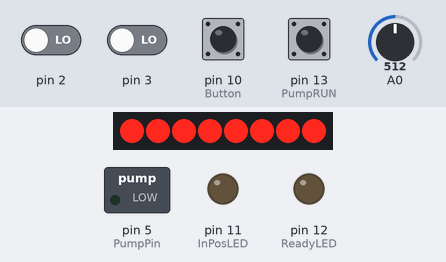
Simulated run of this sketch. Board: Arduino Uno, built with avr-gcc and run on an emulated ATmega328P. Shown: 8 shift-register outputs drawn as a row of LEDs (first output left, lit = HIGH), switched loads named in the sketch (green lamp = pin HIGH), output pins drawn as LEDs (lit = HIGH). Wiring (inferred from the names in the program): shift register (74HC595): data pin 4; shift clock pin 9; latch pin 7. Wiring (inferred from the signals the program sends): row of LEDs: on Q0, Q1, Q2, Q3, Q4, Q5, Q6, Q7. Dashed ring = blinking. The inputs (shaded band) are chosen by the test bench; at power-on: pin 10 (Button), pin 13 (PumpRUN) HIGH, pin 2, pin 3 LOW, A0 = 512. Pins used as bus, display or sensor lines are not drawn.

Above: at 18.0 s.
18.1 s: pin 2 driven HIGH
At 18.8 s:
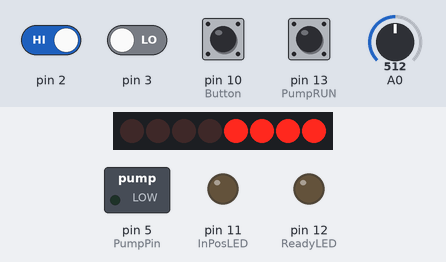
At 24.4 s:
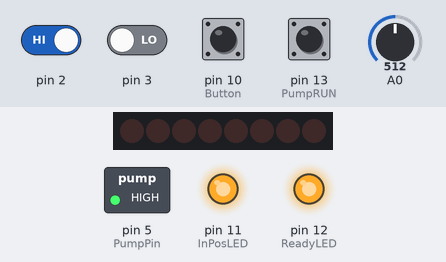
28.7 s: pin 10 (Button) pulled LOW for 3 s
At 31.0 s:
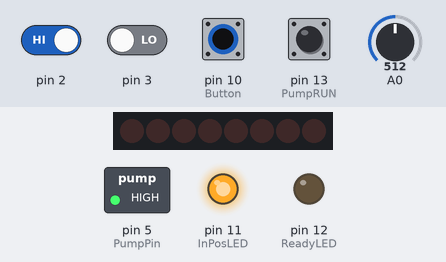
39.3 s: pin 3 driven HIGH
53.3 s: A0 set to 122
63.9 s: A0 set to 716
Timing chart, 0 to 75.5 s (numbered marks = the images above; inputs shaded):
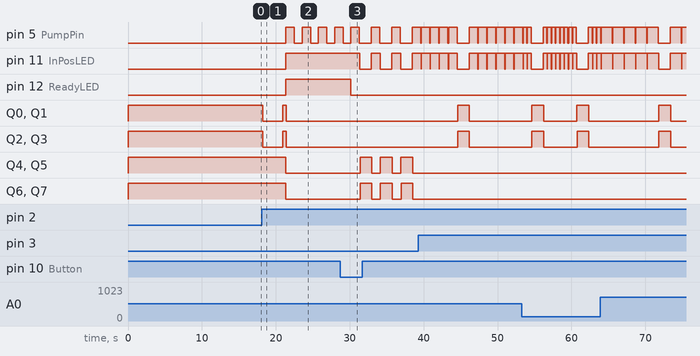

The sketch:

XY_Table.ino
```cpp
// Used pins
const int dataPin = 4;
const int latchPin = 7;
#define clockPin 9

// Pump
#define PumpPin 5
int Drop;

// Jumper pins
#define Button 10     // Onboard button
#define InPosLED 11   // Yellow LED
#define ReadyLED 12   // Green LED
#define PumpRUN 13    // Force the pump to run

 const int XMax = 600;
 const int YMax = -900;
 const int Xorigo = 20;
 const int Yorigo = -24;
 const int CellDistX = 77;
 const int CellDistY = -77;

 volatile boolean Xint = false;
 volatile boolean Yint = false;

// Single-step high torque
 int Fram[4] = {B00000011, B00000110, B00001100, B00001001};
 int Bak[4] =  {B00000011, B00001001, B00001100, B00000110};


void setup() {
   Serial.begin(9600);
   pinMode(dataPin, OUTPUT);
   pinMode(clockPin, OUTPUT);
   pinMode(latchPin, OUTPUT);

   pinMode(PumpPin, OUTPUT);
   digitalWrite(PumpPin, LOW);

   pinMode(InPosLED, OUTPUT);
   digitalWrite(InPosLED, LOW);
   pinMode(ReadyLED, OUTPUT);
   digitalWrite(ReadyLED, LOW);
   pinMode(Button, INPUT);
   digitalWrite(Button, HIGH);

   pinMode(PumpRUN, INPUT);
   digitalWrite(PumpRUN, HIGH);

   ReadVolume();

   attachInterrupt(1, Xtrigger, RISING);
   attachInterrupt(0, Ytrigger, RISING);
   Home();
   WaitForGO();
 }

void DoSomething()
 {
   Pump();
 }

void ReadVolume()
{
  Drop = analogRead(A0);
  Drop = map(Drop, 0, 1023, 300, 2000);
}

void Pump()
 {
   ReadVolume();   // change volume while running
   digitalWrite(PumpPin, HIGH);
   delay(Drop);
   digitalWrite(PumpPin, LOW);
   delay(50);
 }

 void WaitForGO()
 {
   while (digitalRead(Button))
   {
     if (digitalRead(PumpRUN))
     {
       ReadVolume();
       Pump();
       delay(1000);
     }
   }
   digitalWrite(ReadyLED, LOW);
 }

void loop()
{

  for (int j=0; j < 6; j++)
    {
      DoSomething();
      for (int i=0; i < 7; i++)
      {
        Move(CellDistX,0);
        DoSomething();
       }
       Move(0,CellDistY);
       DoSomething();
       for (int k=0; k < 7; k++)
      {
        Move((CellDistX * -1),0);
        DoSomething();
       }
       Move(0,CellDistY);
    }

    while (true)
      {
        delay(1000);  // Stop after one run
      }

 }
```

Stepper.ino
```cpp
void Home()
{
 Move(20,-20);
 Move(-1000,1000);
 Xint = false;
 Yint = false;
 Move(Xorigo,Yorigo);
 digitalWrite(ReadyLED, HIGH);
}

void Move(int X, int Y)
{
  int X_dir,Y_dir;
  digitalWrite(InPosLED, LOW);
  while (X != 0 || Y != 0)
  {
    if (Xint) X = 0;  // handle interrupts
    if (Yint) Y = 0;

    if (X > 0) X_dir = 1;
    if (X < 0) X_dir = -1;
    if (X == 0) X_dir = 0;

    if (Y > 0) Y_dir = 1;
    if (Y < 0) Y_dir = -1;
    if (Y == 0) Y_dir = 0;

    TakeStep(X_dir, Y_dir);

    X = X - X_dir;
    Y = Y - Y_dir;
  }
  // Remove power from stepper's
  digitalWrite(latchPin, LOW);
  shiftOut(dataPin, clockPin, LSBFIRST, 0);
  digitalWrite(latchPin, HIGH);
  digitalWrite(InPosLED, HIGH);

}

void TakeStep(int X_dir, int Y_dir)
{
  int Xcode, Ycode;
  int Data;

  for (int i=0; i <= 3; i++)
  {
   Xcode = 0;
   Ycode = 0;
   if (X_dir ==  1) Xcode = Fram[i];
   if (X_dir == -1) Xcode = Bak[i];
   if (Y_dir ==  1) Ycode = Fram[i];
   if (Y_dir == -1) Ycode = Bak[i];
   Data = Ycode << 4;
   Data = Data + Xcode;
   digitalWrite(latchPin, LOW);
   shiftOut(dataPin, clockPin, LSBFIRST, Data);
   digitalWrite(latchPin, HIGH);
   delay(5);
  }
}

void Xtrigger()
{
  detachInterrupt(1);
  Xint = true;
}

void Ytrigger()
{
  detachInterrupt(0);
  Yint = true;
}
```

Measured:
- after the input at 28.7 s, pin 11 (InPosLED): alternates HIGH for 1.2 s and LOW for 1.6 s, starting after 2.7 s; pin 12 (ReadyLED): HIGH → LOW after 1.5 s; Q4–7: alternates HIGH for 1.6 s and LOW for 1.2 s, starting after 2.7 s
